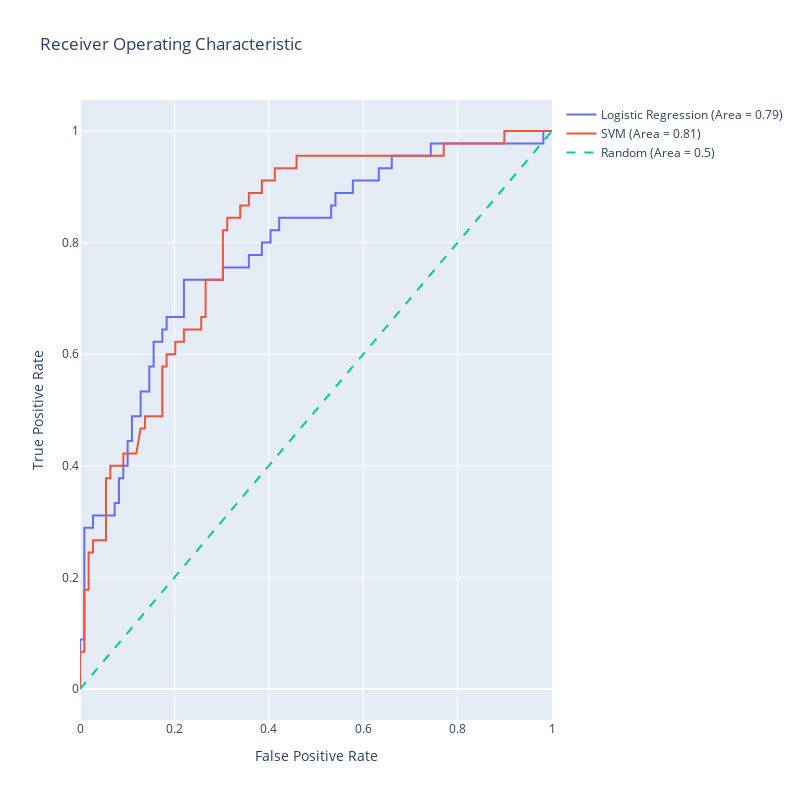

Here is the notebook cell this chart was saved with:
### Code cell
import numpy as np
import plotly.graph_objects as go
from sklearn.linear_model import LogisticRegression
from sklearn.svm import SVC
from sklearn.metrics import roc_curve, roc_auc_score
from sklearn.preprocessing import StandardScaler

# Assuming that X_train, X_test, y_train, y_test are already defined

# SVM requires feature scaling for better performance
scaler = StandardScaler()
X_train_scaled = scaler.fit_transform(X_train)
X_test_scaled = scaler.transform(X_test)

# Logistic Regression model
lr_model = LogisticRegression(max_iter=1000)
lr_model.fit(X_train, y_train)
lr_scores = lr_model.predict_proba(X_test)[:,1]

# SVM model
svm_model = SVC(probability=True)
svm_model.fit(X_train_scaled, y_train)
svm_scores = svm_model.predict_proba(X_test_scaled)[:,1]

# Generate ROC curve data for logistic regression model
lr_fpr, lr_tpr, lr_thresholds = roc_curve(y_test, lr_scores)
lr_auc = roc_auc_score(y_test, lr_scores)

# Generate ROC curve data for SVM model
svm_fpr, svm_tpr, svm_thresholds = roc_curve(y_test, svm_scores)
svm_auc = roc_auc_score(y_test, svm_scores)

# Generate a trace for the Logistic Regression ROC curve
trace0 = go.Scatter(
    x=lr_fpr,
    y=lr_tpr,
    mode='lines',
    name=f'Logistic Regression (Area = {lr_auc:.2f})'
)

# Generate a trace for the SVM ROC curve
trace1 = go.Scatter(
    x=svm_fpr,
    y=svm_tpr,
    mode='lines',
    name=f'SVM (Area = {svm_auc:.2f})'
)

# Diagonal line
trace2 = go.Scatter(
    x=[0, 1],
    y=[0, 1],
    mode='lines',
    name='Random (Area = 0.5)',
    line=dict(dash='dash')
)

data = [trace0, trace1, trace2]

# Define layout with square aspect ratio
layout = go.Layout(
    title='Receiver Operating Characteristic',
    xaxis=dict(title='False Positive Rate'),
    yaxis=dict(title='True Positive Rate'),
    autosize=False,
    width=800,
    height=800,
    showlegend=True
)

# Define figure and add data
fig = go.Figure(data=data, layout=layout)

# Show figure
fig.show()

### Figure 1 — Plotly figure (JSON) as saved in the notebook; plotly's stock layout.template omitted (floating-point values rounded to 4 significant figures)
{"data": [{"mode": "lines", "name": "Logistic Regression (Area = 0.79)", "type": "scatter", "x": [0, 0, 0, 0.009174, 0.009174, 0.02752, 0.02752, 0.07339, 0.07339, 0.08257, 0.08257, 0.09174, 0.09174, 0.1009, 0.1009, 0.1101, 0.1101, 0.1284, 0.1284, 0.1468, 0.1468, 0.156, 0.156, 0.1743, 0.1743, 0.1835, 0.1835, 0.2202, 0.2202, 0.3028, 0.3028, 0.3578, 0.3578, 0.3853, 0.3853, 0.4037, 0.4037, 0.422, 0.422, 0.5321, 0.5321, 0.5413, 0.5413, 0.578, 0.578, 0.633, 0.633, 0.6606, 0.6606, 0.7431, 0.7431, 0.9817, 0.9817, 1], "y": [0, 0.02222, 0.08889, 0.08889, 0.2889, 0.2889, 0.3111, 0.3111, 0.3333, 0.3333, 0.3778, 0.3778, 0.4, 0.4, 0.4444, 0.4444, 0.4889, 0.4889, 0.5333, 0.5333, 0.5778, 0.5778, 0.6222, 0.6222, 0.6444, 0.6444, 0.6667, 0.6667, 0.7333, 0.7333, 0.7556, 0.7556, 0.7778, 0.7778, 0.8, 0.8, 0.8222, 0.8222, 0.8444, 0.8444, 0.8667, 0.8667, 0.8889, 0.8889, 0.9111, 0.9111, 0.9333, 0.9333, 0.9556, 0.9556, 0.9778, 0.9778, 1, 1]}, {"mode": "lines", "name": "SVM (Area = 0.81)", "type": "scatter", "x": [0, 0, 0, 0.009174, 0.009174, 0.01835, 0.01835, 0.02752, 0.02752, 0.05505, 0.05505, 0.06422, 0.06422, 0.09174, 0.09174, 0.1193, 0.1284, 0.1376, 0.1376, 0.1743, 0.1743, 0.1835, 0.1835, 0.2018, 0.2018, 0.2202, 0.2202, 0.2569, 0.2569, 0.2661, 0.2661, 0.3028, 0.3028, 0.3119, 0.3119, 0.3394, 0.3394, 0.3578, 0.3578, 0.3853, 0.3853, 0.4128, 0.4128, 0.4587, 0.4587, 0.7706, 0.7706, 0.8991, 0.8991, 1], "y": [0, 0.02222, 0.06667, 0.06667, 0.1778, 0.1778, 0.2444, 0.2444, 0.2667, 0.2667, 0.3778, 0.3778, 0.4, 0.4, 0.4222, 0.4222, 0.4667, 0.4667, 0.4889, 0.4889, 0.5778, 0.5778, 0.6, 0.6, 0.6222, 0.6222, 0.6444, 0.6444, 0.6667, 0.6667, 0.7333, 0.7333, 0.8222, 0.8222, 0.8444, 0.8444, 0.8667, 0.8667, 0.8889, 0.8889, 0.9111, 0.9111, 0.9333, 0.9333, 0.9556, 0.9556, 0.9778, 0.9778, 1, 1]}, {"line": {"dash": "dash"}, "mode": "lines", "name": "Random (Area = 0.5)", "type": "scatter", "x": [0, 1], "y": [0, 1]}], "layout": {"autosize": false, "height": 800, "showlegend": true, "title": {"text": "Receiver Operating Characteristic"}, "width": 800, "xaxis": {"title": {"text": "False Positive Rate"}}, "yaxis": {"title": {"text": "True Positive Rate"}}}}
